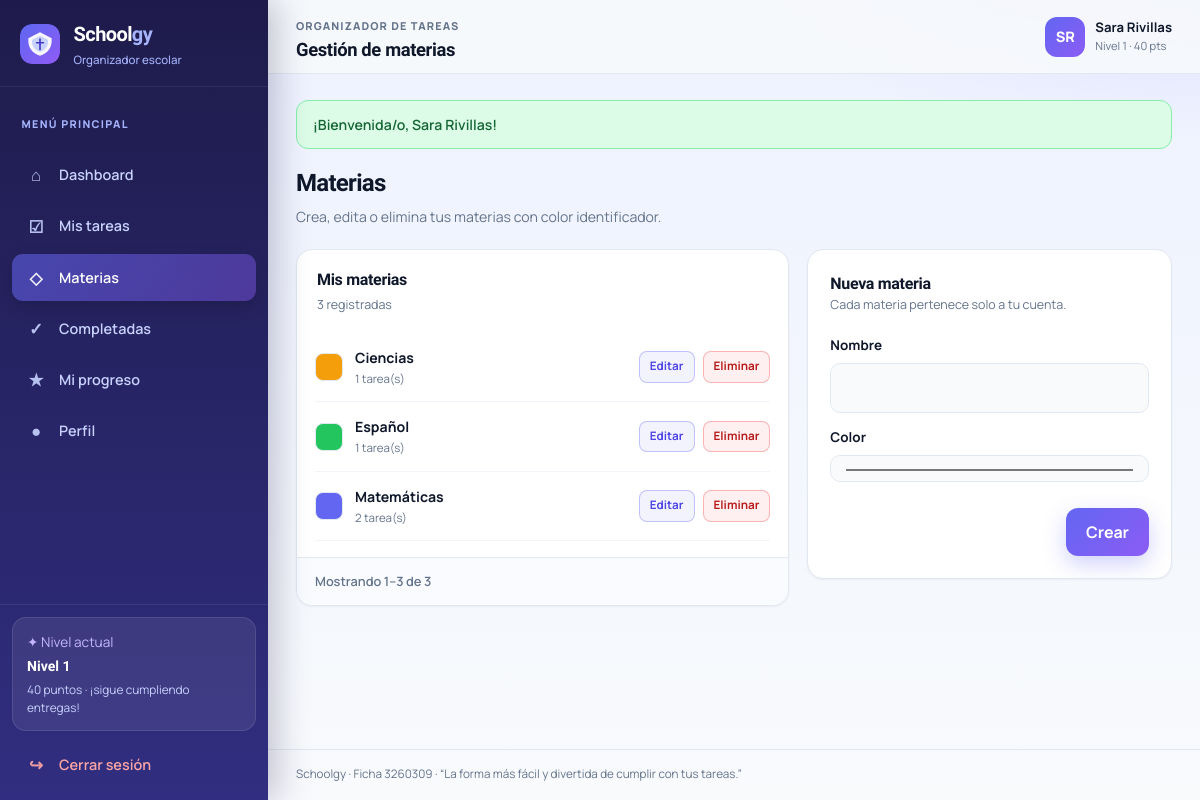
/materias.php (signed in), run on an earlier commit of the app's database.
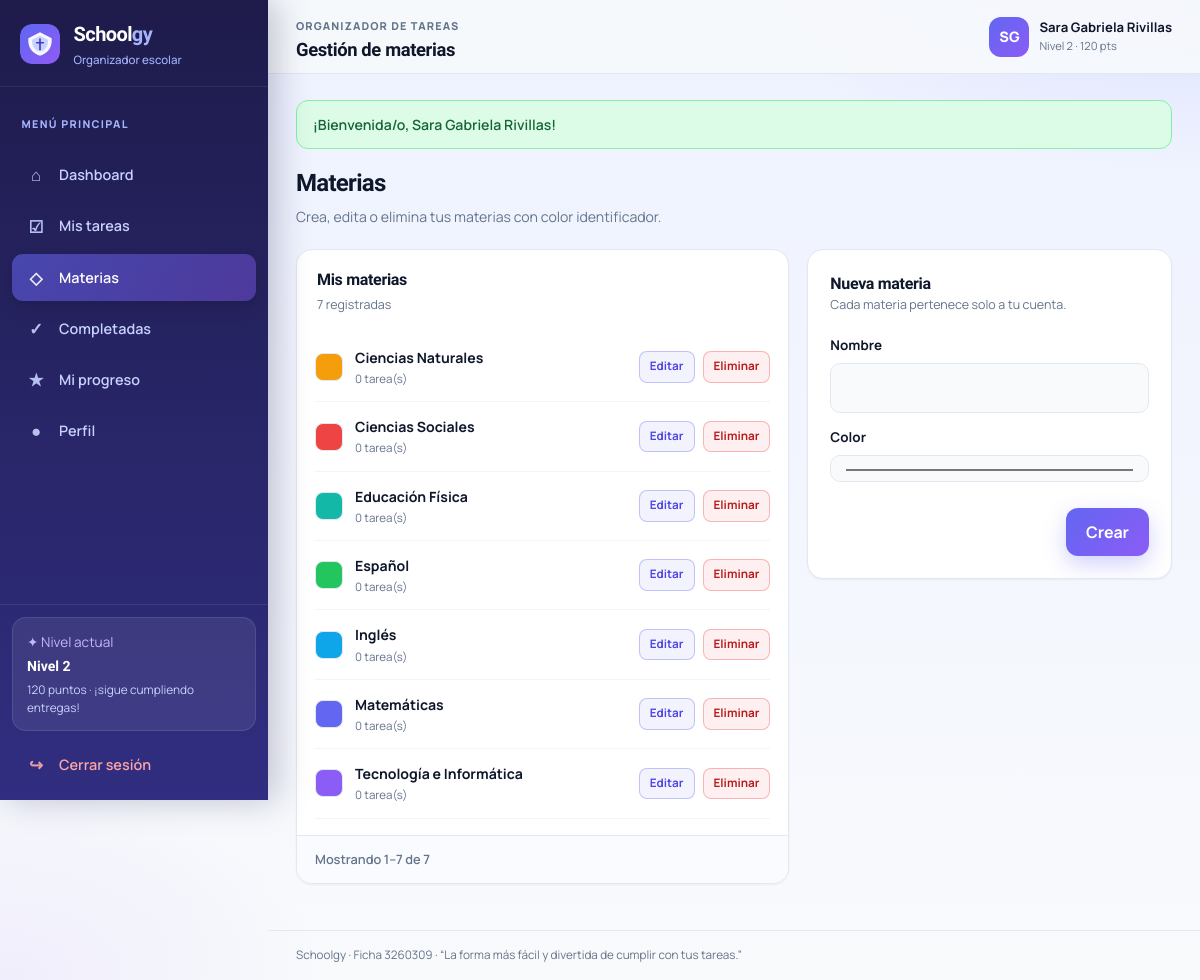
And on a later commit of the database.
### tables this page shows
CREATE TABLE materia (
  id_materia INT UNSIGNED AUTO_INCREMENT PRIMARY KEY,
  id_usuario INT UNSIGNED NOT NULL,
  nombre     VARCHAR(80) NOT NULL,
  color      VARCHAR(20) NOT NULL DEFAULT '#6366f1',
  CONSTRAINT fk_materia_usuario
    FOREIGN KEY (id_usuario) REFERENCES usuario (id_usuario)
    ON UPDATE CASCADE
    ON DELETE RESTRICT
);

### materias.php (the view, shortened to what this page needs)
<?php
require_once __DIR__ . '/includes/conexion.php';
require_once __DIR__ . '/includes/funciones.php';
$id = (int) $_SESSION['id_usuario'];
$editar = null;
$countMats = $mysqli->prepare('SELECT COUNT(*) AS total FROM materia WHERE id_usuario = ?');
$countMats->bind_param('i', $id);
$countMats->execute();
$totalMaterias = (int) $countMats->get_result()->fetch_assoc()['total'];
$pag = calcularPaginacion($totalMaterias, 8);
$list = $mysqli->prepare(
    "SELECT m.*,
            (SELECT COUNT(*) FROM tarea t WHERE t.id_materia = m.id_materia) AS total_tareas
     FROM materia m
     WHERE m.id_usuario = ?
     ORDER BY m.nombre ASC
     LIMIT ? OFFSET ?"
);
$lim = $pag['por_pagina'];
$off = $pag['offset'];
$list->bind_param('iii', $id, $lim, $off);
$list->execute();
$materias = $list->get_result()->fetch_all(MYSQLI_ASSOC);
$tituloPagina = 'Gestión de materias';
require __DIR__ . '/includes/layout_inicio.php';
?>
<div class="page-heading">
  <div>
    <h1>Materias</h1>
    <p>Crea, edita o elimina tus materias con color identificador.</p>
  </div>
</div>
<div class="split-layout">
  <section class="section-card">
    <div class="card-heading">
      <div>
        <h3>Mis materias</h3>
        <p><?= $totalMaterias ?> registradas</p>
      </div>
    </div>
    <div class="materia-list">
      <?php if (!$materias): ?>
        <p class="empty">Aún no tienes materias. Crea la primera a la derecha.</p>
      <?php else: ?>
        <?php foreach ($materias as $mat): ?>
          <div class="materia-item">
            <span class="color-swatch" style="background:<?= e($mat['color']) ?>"></span>
            <div class="materia-item-info">
              <strong><?= e($mat['nombre']) ?></strong>
              <small><?= (int) $mat['total_tareas'] ?> tarea(s)</small>
            </div>
            <div class="materia-item-actions">
              <a class="small-action" href="materias.php?editar=<?= (int) $mat['id_materia'] ?>&amp;pagina=<?= (int) $pag['pagina'] ?>">Editar</a>
              <a class="small-action danger-action"
                 href="materias.php?eliminar=<?= (int) $mat['id_materia'] ?>"
                 onclick="return confirm('¿Eliminar esta materia?');">Eliminar</a>
            </div>
          </div>
        <?php endforeach; ?>
      <?php endif; ?>
    </div>
    <?= renderPaginacion($pag) ?>
  </section>
  <section class="section-card form-card">
    <h3><?= $editar ? 'Editar materia' : 'Nueva materia' ?></h3>
    <p class="card-heading" style="padding:0;margin:0"><span style="font-size:.78rem;color:var(--muted)">
      <?= $editar ? 'Actualiza nombre o color.' : 'Cada materia pertenece solo a tu cuenta.' ?>
    </span></p>
    <form method="post">
      <label for="nombre">Nombre</label>
      <input id="nombre" name="nombre" maxlength="80" required
             value="<?= e($editar['nombre'] ?? '') ?>">
      <label for="color">Color</label>
      <input id="color" name="color" type="color"
             value="<?= e($editar['color'] ?? '#6366f1') ?>">
      <div class="form-actions">
        <button class="btn btn-primary" type="submit"><?= $editar ? 'Guardar' : 'Crear' ?></button>
      </div>
    </form>
  </section>
</div>
<?php require __DIR__ . '/includes/layout_fin.php'; ?>

### includes/layout_inicio.php (shortened to what this page needs)
<?php
$usuarioNombre = $_SESSION['nombre'] ?? 'Estudiante';
$puntosSesion  = (int) ($_SESSION['puntos_totales'] ?? 0);
$nivelSesion   = calcularNivel($puntosSesion);
$partesNombre  = preg_split('/\s+/', trim($usuarioNombre)) ?: ['E'];
$inicial       = mb_strtoupper(mb_substr($partesNombre[0], 0, 1));
if (isset($partesNombre[1]) && $partesNombre[1] !== '') {
    $inicial .= mb_strtoupper(mb_substr($partesNombre[1], 0, 1));
}
$flash         = obtenerMensaje();
?>
<!DOCTYPE html>
<html lang="es">
<head>
  <link rel="stylesheet" href="css/app.css">
</head>
<body>
<div class="app-shell">
  <aside class="sidebar" id="sidebar">
    <a class="side-logo" href="dashboard.php">
      <img class="brand-logo" src="img/logo.svg" alt="">
      <span>
        School<span class="accent">gy</span>
        <span class="brand-tag">Organizador escolar</span>
      </span>
    </a>
    <p class="menu-label">MENÚ PRINCIPAL</p>
    <nav class="side-nav" aria-label="Principal">
      <a class="side-link <?= claseActiva('dashboard.php') ?>" href="dashboard.php"><span class="nav-ico">⌂</span>Dashboard</a>
      <a class="side-link <?= claseActiva('tareas.php') ?> <?= claseActiva('tarea_form.php') ?>" href="tareas.php"><span class="nav-ico">☑</span>Mis tareas</a>
      <a class="side-link <?= claseActiva('materias.php') ?>" href="materias.php"><span class="nav-ico">◇</span>Materias</a>
      <a class="side-link <?= claseActiva('completadas.php') ?>" href="completadas.php"><span class="nav-ico">✓</span>Completadas</a>
      <a class="side-link <?= claseActiva('progreso.php') ?>" href="progreso.php"><span class="nav-ico">★</span>Mi progreso</a>
      <a class="side-link <?= claseActiva('perfil.php') ?>" href="perfil.php"><span class="nav-ico">●</span>Perfil</a>
    </nav>
    <div class="sidebar-bottom">
      <div class="sidebar-tip">
        <span>✦ Nivel actual</span>
        <strong>Nivel <?= (int) $nivelSesion ?></strong>
        <small><?= (int) $puntosSesion ?> puntos · ¡sigue cumpliendo entregas!</small>
      </div>
      <a class="side-link logout" href="logout.php"><span class="nav-ico">↪</span>Cerrar sesión</a>
    </div>
  </aside>
  <main class="main-area">
    <header class="topbar">
      <div class="topbar-left">
        <div>
          <span class="topbar-label">ORGANIZADOR DE TAREAS</span>
          <h2><?= e($tituloPagina) ?></h2>
        </div>
      </div>
      <div class="user-chip">
        <div class="avatar"><?= e($inicial) ?></div>
        <div>
          <strong><?= e($usuarioNombre) ?></strong>
          <small>Nivel <?= (int) $nivelSesion ?> · <?= (int) $puntosSesion ?> pts</small>
        </div>
      </div>
    </header>
    <div class="content-area">
      <?php if ($flash): ?>
        <div class="flash flash-<?= e($flash['tipo']) ?>"><?= e($flash['texto']) ?></div>
      <?php endif; ?>

### includes/funciones.php (shortened to what this page needs)
<?php
function e(string $texto): string
{
    return htmlspecialchars($texto, ENT_QUOTES, 'UTF-8');
}
function claseActiva(string $archivo): string
{
    return basename($_SERVER['PHP_SELF']) === $archivo ? 'active' : '';
}
function obtenerMensaje(): ?array
{
    $msg = $_SESSION['flash'];
    return $msg;
}
function calcularNivel(int $puntos): int
{
    return max(1, (int) floor($puntos / 100) + 1);
}
function calcularPaginacion(int $total, int $porPagina = 8, string $param = 'pagina'): array
{
    $porPagina = max(1, $porPagina);
    $totalPaginas = max(1, (int) ceil($total / $porPagina));
    $pagina = max(1, (int) ($_GET[$param] ?? 1));
    $offset = ($pagina - 1) * $porPagina;
    $desde = $total === 0 ? 0 : $offset + 1;
    $hasta = min($offset + $porPagina, $total);
    return [
        'pagina'        => $pagina,
        'por_pagina'    => $porPagina,
        'total'         => $total,
        'total_paginas' => $totalPaginas,
        'offset'        => $offset,
        'desde'         => $desde,
        'hasta'         => $hasta,
    ];
}
function renderPaginacion(array $pag, array $conservar = [], string $param = 'pagina'): string
{
    $info = '<div class="paginacion-info">Mostrando '
        . (int) $pag['desde'] . '–' . (int) $pag['hasta']
        . ' de ' . (int) $pag['total'] . '</div>';
    if ($pag['total_paginas'] <= 1) {
        return '<nav class="paginacion" aria-label="Paginación">' . $info . '</nav>';
    }
    $links = '';
    return '<nav class="paginacion" aria-label="Paginación">'
        . $info
        . '<div class="paginacion-links">' . $links . '</div>'
        . '</nav>';
}

### includes/layout_fin.php (shortened to what this page needs)
</div>
    <footer class="app-footer">
      Schoolgy · Ficha 3260309 · “La forma más fácil y divertida de cumplir con tus tareas.”
    </footer>
  </main>
</div>
</body>
</html>

What changed in the data, as far as the page shows it:
changed materia: nombre "Ciencias" → "Ciencias Naturales"; total_tareas "1" → "0"
added materia: nombre "Ciencias Sociales", total_tareas "0"
added materia: nombre "Educación Física", total_tareas "0", id_usuario "1", id_materia "7"
computed for materia "Español": total_tareas "1" → "0"
added materia: nombre "Inglés", total_tareas "0"
computed for materia "Matemáticas": total_tareas "2" → "0"
added materia: nombre "Tecnología e Informática", total_tareas "0"
Also different on the page:
$nivelSesion: "1" → "2"
$puntosSesion: "40" → "120"
$inicial: "SR" → "SG"
$usuarioNombre: "Sara Rivillas" → "Sara Gabriela Rivillas"
$flash['texto']: "¡Bienvenida/o, Sara Rivillas!" → "¡Bienvenida/o, Sara Gabriela Rivillas!"
$totalMaterias: "3" → "7"
$pag['desde']: "1" → (not shown)
$pag['hasta']: "3" → "7"
$pag['total']: "3" → "7"
